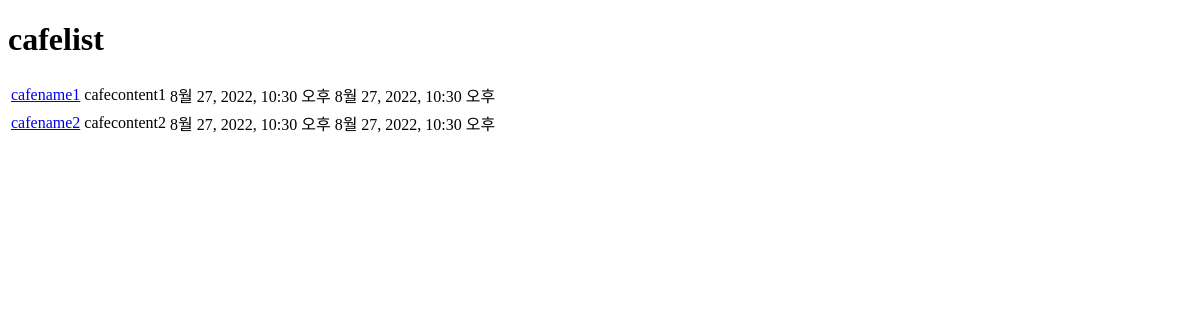
/cafelist/, run on an earlier commit of the app's database.
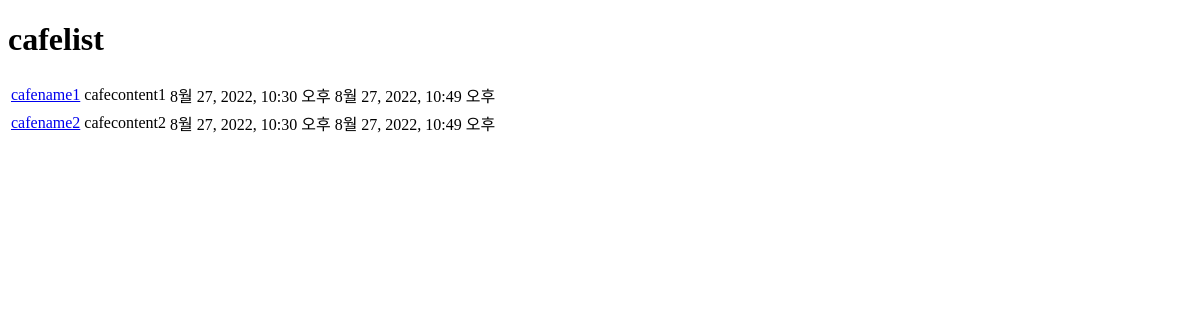
And on a later commit of the database.
### main/models.py (models this page shows, shortened)
class Cafe(models.Model):
    name = models.CharField(max_length=50)
    locations = [
        ('Hangyeong-myeon', '한경면'),
        ('Hallim-eup', '한림읍'),
        ('Aewol-eup', '애월읍'),
        ('Jeju-si', '제주시'),
        ('Jocheon-eup', '조천읍'),
        ('Gujwa-eup', '구좌읍'),
        ('Daejeong-eup', '대정읍'),
        ('Andeok-myeon', '안덕면'),
        ('Seogwipo-si', '서귀포시'),
        ('Namwon-eup', '남원읍'),
        ('Pyoseon-myeon', '표선면'),
        ('Seongsan-eup', '성산읍'),
        ('Udo-myeon', '우도면'),
    ]
    location = models.CharField(max_length=50, choices=locations, default='')
    content = models.TextField()
    mainphoto = models.ImageField(blank=True, null=True)
    subphoto = models.ImageField(blank=True, null=True)
    published_date = models.DateTimeField(auto_now_add=True)
    modified_date = models.DateTimeField(auto_now=True)
    phone = models.CharField(max_length=20, default='')
    insta = models.CharField(max_length=20, default='')

### main/views.py (the view)
# urls.py: path('cafelist/', cafelist),
def cafelist(request):
    cafes = Cafe.objects.all()
    context = {
        'cafes': cafes
    }
    return render(request, 'main/cafelist.html', context)

### templates/main/cafelist.html (shortened to what this page needs)
<!DOCTYPE html>
<html lang="en">
<head>
</head>
<body>
    <h1>cafelist</h1>
    <table>
        {% for cafe in cafes %}
        <tr>
            <td><a href="{% url 'cafedetails' cafe.id %}">{{cafe.name}}</a></td>
            <td>{{cafe.content}}</td>
            <td>{{cafe.published_date}}</td>
            <td>{{cafe.modified_date}}</td>
        </tr>
        {% endfor %}
    </table>
</body>
</html>

What changed in the data, as far as the page shows it:
changed Cafe "cafename1": modified_date "8월 27, 2022, 10:30 오후" → "8월 27, 2022, 10:49 오후"
changed Cafe "cafename2": modified_date "8월 27, 2022, 10:30 오후" → "8월 27, 2022, 10:49 오후"
